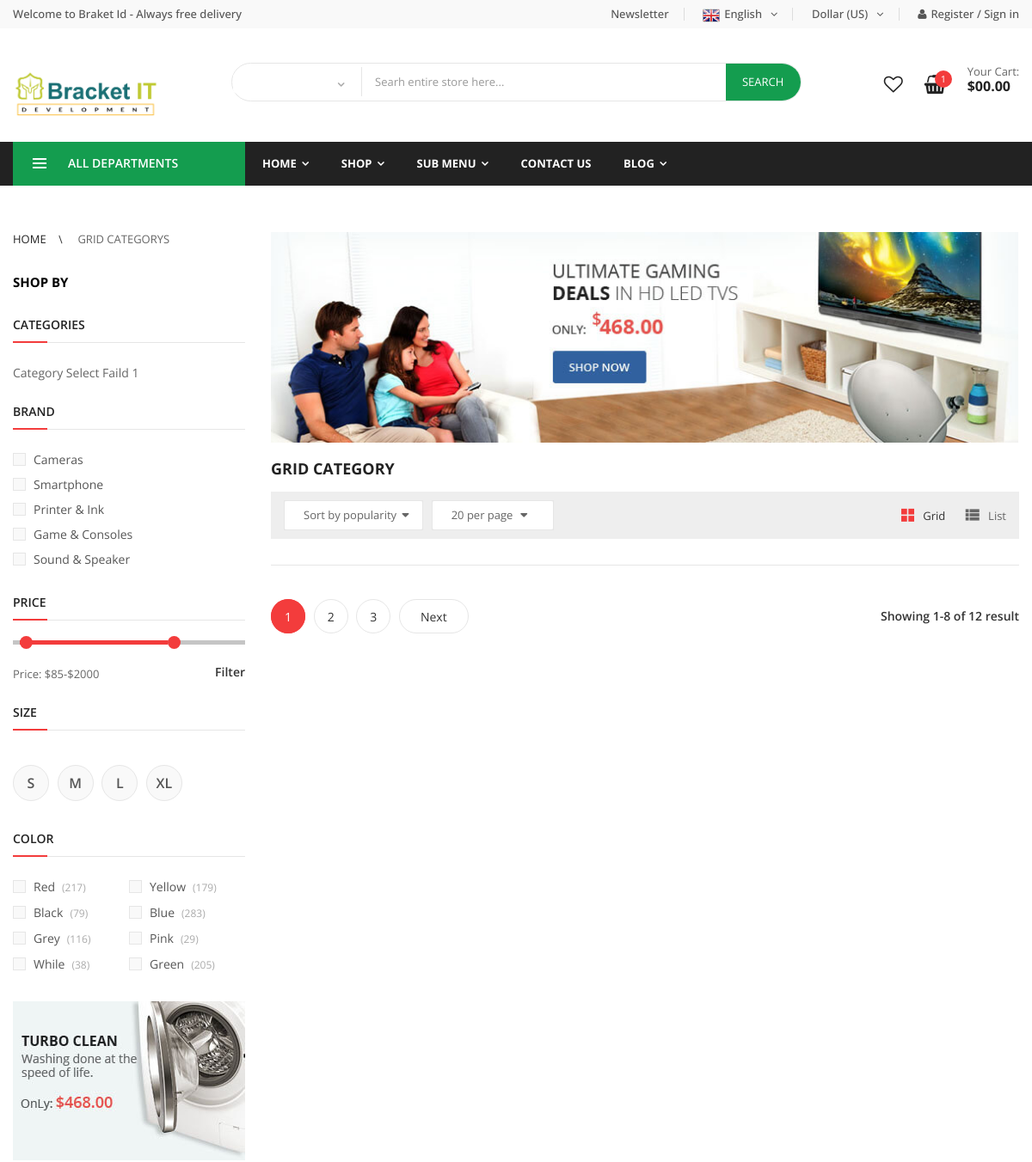
The page /grid-product.php?catgoryId=Speaker (upper part) on the database as committed earlier.
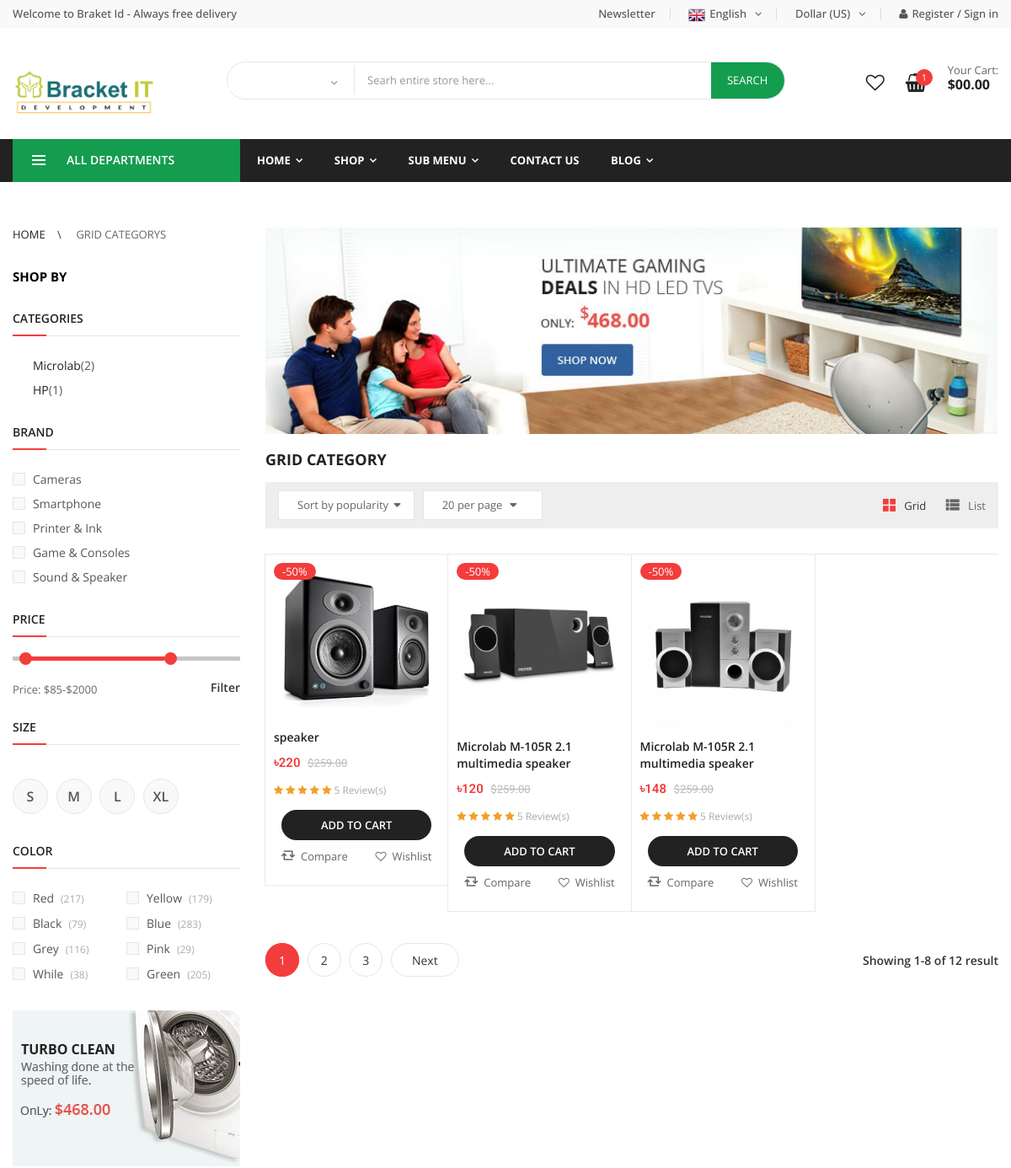
The same page on the database as committed later.
### tables this page shows
CREATE TABLE `tbl_product` (
  `id` int(11) NOT NULL,
  `cat` int(11) DEFAULT NULL,
  `brandId` int(11) DEFAULT NULL,
  `product_id` varchar(255) NOT NULL,
  `product_name` varchar(255) DEFAULT NULL,
  `price` varchar(255) DEFAULT NULL,
  `description` text,
  `image` varchar(255) DEFAULT NULL,
  `tages` varchar(255) DEFAULT NULL,
  `status` int(2) DEFAULT '0',
  `available_status` int(2) NOT NULL DEFAULT '0'
);

### lib/database.php (called while the page is built, shortened)
<?php
 class Database{
     	public $host   	= DB_HOST;
    	public $user  	= DB_USER;
        public $pass 	= DB_PASS;
        public $dbname	= DB_NAME;
         public $link;
         private function connectdb(){
			 $this->link = new mysqli($this->host, $this->user, $this->pass, $this->dbname);
		 }
         public function select($query){
         	$result = $this->link->query($query) or die ($this->link->error.__LINE__);
         		if($result->num_rows>0){
         			return $result;
         		}else{
         			return false;
         		}
         }
 }
?>

### classes/products.php (called while the page is built, shortened)
<?php  $filepath= realpath(dirname(__FILE__));?>
<?php include_once($filepath.'/../lib/database.php');?>
<?php
        class Product{
            private $db;
            public function __construct()
            {
                $this->db=new Database();
            }
             public function getCategoryWisePd($catId){
                $query="SELECT * FROM tbl_product, tbl_category
                where tbl_product.cat=tbl_category.catId and tbl_category.cat_name='$catId'";
               $result=$this->db->select($query);
               return $result;
             }
    }
?>

### grid-product.php (the view, shortened to what the rows shown need)
<?php include('inc/header.php')?>
<?php
 if (isset($_GET['catgoryId'])) {
     $catId=$_GET['catgoryId'];
}
?>
        <main class="site-main product-list product-grid">
            <div class="container">
                <div class="row">
                    <div class="col-md-9 col-sm-8 float-none float-right">
                        <div class="main-content">
                            <div class="products products-list products-grid equal-container">
<?php
    if (isset($catId)) {
    $getCatWisePro=$pd->getCategoryWisePd($catId);
    if ($getCatWisePro){
        while($row=$getCatWisePro->fetch_assoc()){?>
<div class="product-item style1 width-33 padding-0 col-md-3 col-sm-6 col-xs-6 equal-elem">
    <div class="product-inner">
        <div class="product-thumb">
            <div class="thumb-inner">
                <a href="detail.php?proDetaildId=<?php echo $row['id']?>"><img src="admin/<?php echo $row['image']?>" alt="p8"></a>
            </div>
            <span class="onsale">-50%</span>
        </div>
        <div class="product-innfo">
            <div class="product-name"><a href="detail.php?proDetaildId=<?php echo $row['id']?>"><?php echo $row['product_name']?></a></div>
            <span class="price">
                <ins>৳<?php echo $row['price']?></ins>
                <del>$259.00</del>
            </span>
            <span class="star-rating">
                <i class="fa fa-star" aria-hidden="true"></i>
                <i class="fa fa-star" aria-hidden="true"></i>
                <i class="fa fa-star" aria-hidden="true"></i>
                <i class="fa fa-star" aria-hidden="true"></i>
                <i class="fa fa-star" aria-hidden="true"></i>
                <span class="review">5 Review(s)</span>
            </span>
            <div class="single-add-to-cart">
                <a href="#" class="btn-add-to-cart">Add to cart</a>
                <a href="#" class="compare"><i class="flaticon-refresh-square-arrows"></i>Compare</a>
                <a href="#" class="wishlist"><i class="fa fa-heart-o" aria-hidden="true"></i>Wishlist</a>
            </div>
        </div>
</div>
    </div>
    <?php
        }
    }
}
    ?>
</div>
                        </div>
                    </div>
            <?php include('inc/product_sideber.php')?>
        </main>
<?php include('inc/footer.php')?>

Rows that differ between the two databases and show on the page:
added tbl_product: image (picture), product_name "speaker", price "220"
added tbl_product: image (picture), product_name "Microlab M-105R 2.1 multimedia speaker", price "120"
added tbl_product: image (picture), product_name "Microlab M-105R 2.1 multimedia speaker", price "148"
Other text that changed with them:
new list line: "Microlab ( 2 )"
new list line: "HP ( 1 )"
text no longer shown: "Category Select Faild 1"
